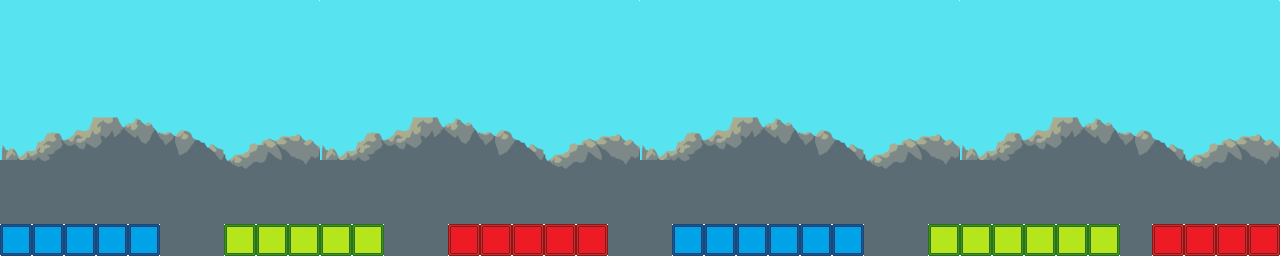

A level layout from a 2D game, rendered from its tile map. Below: a short description, then the map file with tile-grid data replaced by summaries:
An orthogonal 40x8 tile map with 32x32 px tiles, 4 tile layers (background, Blue, Green, Red), 3 tilesets and 21 objects.

<map version="1.0" tiledversion="1.1.5" orientation="orthogonal" renderorder="right-down" width="40" height="8" tilewidth="32" tileheight="32" infinite="0" nextobjectid="120">
 <tileset firstgid="1" source="background.tsx" />
 <tileset firstgid="71" source="Tileset.tsx" />
 <tileset firstgid="74" source="bck.tsx" />
 <layer name="background" width="40" height="8" locked="1">
  <data>[320 cells, 289 non-empty, 68 distinct tile ids]</data>
 </layer>
 <layer name="Blue" width="40" height="8" locked="1">
  <data>[320 cells, 11 non-empty, 1 distinct tile ids]</data>
 </layer>
 <layer name="Green" width="40" height="8" locked="1">
  <data>[320 cells, 11 non-empty, 1 distinct tile ids]</data>
 </layer>
 <layer name="Red" width="40" height="8" locked="1">
  <data>[320 cells, 9 non-empty, 1 distinct tile ids]</data>
 </layer>
 <objectgroup name="diamonds" locked="1">
  <object id="77" x="112" y="201" width="24" height="16">
   <ellipse />
  </object>
  <object id="78" x="269" y="198" width="18" height="22">
   <ellipse />
  </object>
  <object id="79" x="324" y="203" width="22" height="14">
   <ellipse />
  </object>
  <object id="80" x="477" y="201" width="16" height="20">
   <ellipse />
  </object>
  <object id="81" x="566" y="203" width="18" height="19">
   <ellipse />
  </object>
  <object id="82" x="715" y="205" width="24" height="19">
   <ellipse />
  </object>
  <object id="83" x="807" y="205" width="19" height="19">
   <ellipse />
  </object>
  <object id="84" x="949" y="209" width="22" height="16">
   <ellipse />
  </object>
  <object id="85" x="1175" y="208" width="23" height="15">
   <ellipse />
  </object>
  <object id="86" x="1035" y="204" width="15" height="19">
   <ellipse />
  </object>
  <object id="87" x="1083" y="207" width="16" height="16">
   <ellipse />
  </object>
 </objectgroup>
 <objectgroup name="Blue" locked="1">
  <properties>
   <property name="blocked" value="true" />
   <property name="unblocked" value="true" />
  </properties>
  <object id="68" x="672.5" y="224.5" width="192" height="31">
   <properties>
    <property name="blocked" value="true" />
   </properties>
  </object>
  <object id="94" x="87" y="236" width="1" height="1" />
  <object id="97" x="2" y="227" width="158" height="26">
   <properties>
    <property name="blocked" value="true" />
   </properties>
  </object>
  <object id="101" x="41" y="243" width="1" height="1" />
 </objectgroup>
 <objectgroup name="Green" locked="1">
  <properties>
   <property name="blocked" value="true" />
   <property name="unblocked" value="true" />
  </properties>
  <object id="71" x="224" y="224.5" width="159.5" height="31" />
  <object id="72" x="928.5" y="225" width="192" height="30">
   <properties>
    <property name="blocked" value="true" />
   </properties>
  </object>
  <object id="73" x="225" y="224.5" width="158.5" height="31">
   <properties>
    <property name="blocked" value="true" />
   </properties>
  </object>
 </objectgroup>
 <objectgroup name="Red" locked="1">
  <properties>
   <property name="blocked" value="true" />
   <property name="unblocked" value="true" />
  </properties>
  <object id="69" x="1153" y="225.5" width="127" height="29.5">
   <properties>
    <property name="blocked" value="true" />
   </properties>
  </object>
  <object id="70" x="448" y="224.5" width="159.5" height="31">
   <properties>
    <property name="blocked" value="true" />
   </properties>
  </object>
 </objectgroup>
 <objectgroup name="spikes" locked="1">
  <object id="119" x="507" y="203" width="19" height="20">
   <ellipse />
  </object>
 </objectgroup>
</map>